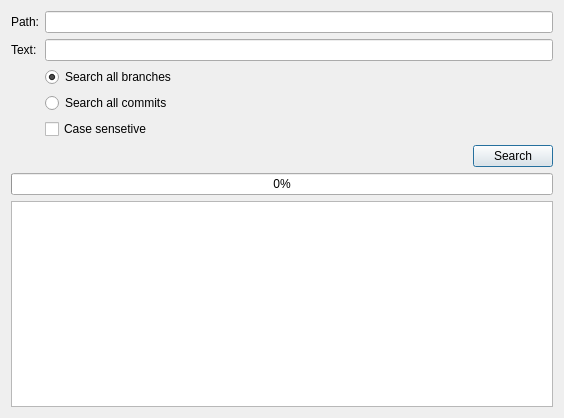
<?xml version="1.0" encoding="UTF-8"?>
<ui version="4.0">
 <class>SearchDialog</class>
 <widget class="QDialog" name="SearchDialog">
  <property name="geometry">
   <rect>
    <x>0</x>
    <y>0</y>
    <width>564</width>
    <height>418</height>
   </rect>
  </property>
  <property name="windowTitle">
   <string>Dialog</string>
  </property>
  <layout class="QVBoxLayout" name="verticalLayout">
   <item>
    <layout class="QFormLayout" name="formLayout">
     <item row="0" column="0">
      <widget class="QLabel" name="label">
       <property name="text">
        <string>Path:</string>
       </property>
      </widget>
     </item>
     <item row="0" column="1">
      <widget class="QLineEdit" name="lineEditPath"/>
     </item>
     <item row="1" column="0">
      <widget class="QLabel" name="label_2">
       <property name="text">
        <string>Text:</string>
       </property>
      </widget>
     </item>
     <item row="1" column="1">
      <widget class="QLineEdit" name="lineEditText"/>
     </item>
     <item row="2" column="1">
      <widget class="QRadioButton" name="radioButtonSearchBranches">
       <property name="text">
        <string>Search all branches</string>
       </property>
       <property name="checked">
        <bool>true</bool>
       </property>
      </widget>
     </item>
     <item row="3" column="1">
      <widget class="QRadioButton" name="radioButtonSearchCommits">
       <property name="text">
        <string>Search all commits</string>
       </property>
      </widget>
     </item>
     <item row="4" column="1">
      <widget class="QCheckBox" name="checkBoxCaseSensetive">
       <property name="text">
        <string>Case sensetive</string>
       </property>
      </widget>
     </item>
    </layout>
   </item>
   <item>
    <layout class="QHBoxLayout" name="horizontalLayout">
     <item>
      <spacer name="horizontalSpacer">
       <property name="orientation">
        <enum>Qt::Horizontal</enum>
       </property>
       <property name="sizeHint" stdset="0">
        <size>
         <width>40</width>
         <height>20</height>
        </size>
       </property>
      </spacer>
     </item>
     <item>
      <widget class="QPushButton" name="pushButtonSearch">
       <property name="text">
        <string>Search</string>
       </property>
      </widget>
     </item>
    </layout>
   </item>
   <item>
    <widget class="QProgressBar" name="progressBar">
     <property name="value">
      <number>0</number>
     </property>
    </widget>
   </item>
   <item>
    <widget class="QTreeView" name="treeView">
     <property name="editTriggers">
      <set>QAbstractItemView::NoEditTriggers</set>
     </property>
    </widget>
   </item>
  </layout>
 </widget>
 <tabstops>
  <tabstop>lineEditPath</tabstop>
  <tabstop>lineEditText</tabstop>
  <tabstop>radioButtonSearchBranches</tabstop>
  <tabstop>radioButtonSearchCommits</tabstop>
  <tabstop>pushButtonSearch</tabstop>
  <tabstop>treeView</tabstop>
 </tabstops>
 <resources/>
 <connections/>
</ui>
